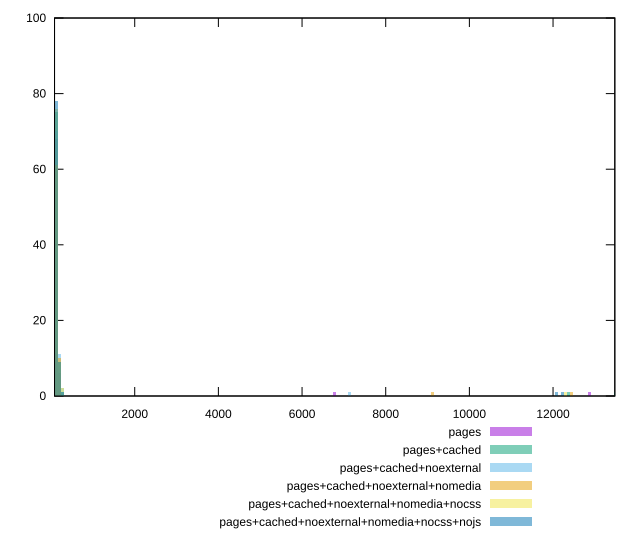

Generate this figure with gnuplot:
reset

$pages <<EOF
6784.1437167044005 1
141.3363274313417 68
70.66816371567084 24
212.00449114701252 6
12861.605796252094 1
EOF

$pagesCached <<EOF
282.6726548626834 1
70.66816371567084 13
141.3363274313417 75
212.00449114701252 9
13497.61926969313 1
12366.928650242398 1
EOF

$pagesCachedNoexternal <<EOF
141.3363274313417 70
70.66816371567084 16
212.00449114701252 11
7137.484535282755 1
282.6726548626834 2
EOF

$pagesCachedNoexternalNomedia <<EOF
141.3363274313417 61
212.00449114701252 10
70.66816371567084 27
9116.193119321539 1
12437.59681395807 1
EOF

$pagesCachedNoexternalNomediaNocss <<EOF
141.3363274313417 76
70.66816371567084 12
282.6726548626834 2
212.00449114701252 9
12296.260486526728 1
EOF

$pagesCachedNoexternalNomediaNocssNojs <<EOF
70.66816371567084 10
141.3363274313417 78
12225.592322811055 1
282.6726548626834 1
212.00449114701252 9
12084.255995379714 1
EOF

set key outside below
set boxwidth 70.66816371567084
set xrange [83.087:13476.758000000002]
set yrange [0:100]
set trange [0:100]
set style fill transparent solid 0.5 noborder
set terminal svg size 640, 540 enhanced background rgb 'white'
set output "reprap/server-response-time/comparison/histogram/all_raw.svg"

plot $pages title "pages" with boxes, \
     $pagesCached title "pages+cached" with boxes, \
     $pagesCachedNoexternal title "pages+cached+noexternal" with boxes, \
     $pagesCachedNoexternalNomedia title "pages+cached+noexternal+nomedia" with boxes, \
     $pagesCachedNoexternalNomediaNocss title "pages+cached+noexternal+nomedia+nocss" with boxes, \
     $pagesCachedNoexternalNomediaNocssNojs title "pages+cached+noexternal+nomedia+nocss+nojs" with boxes

reset
